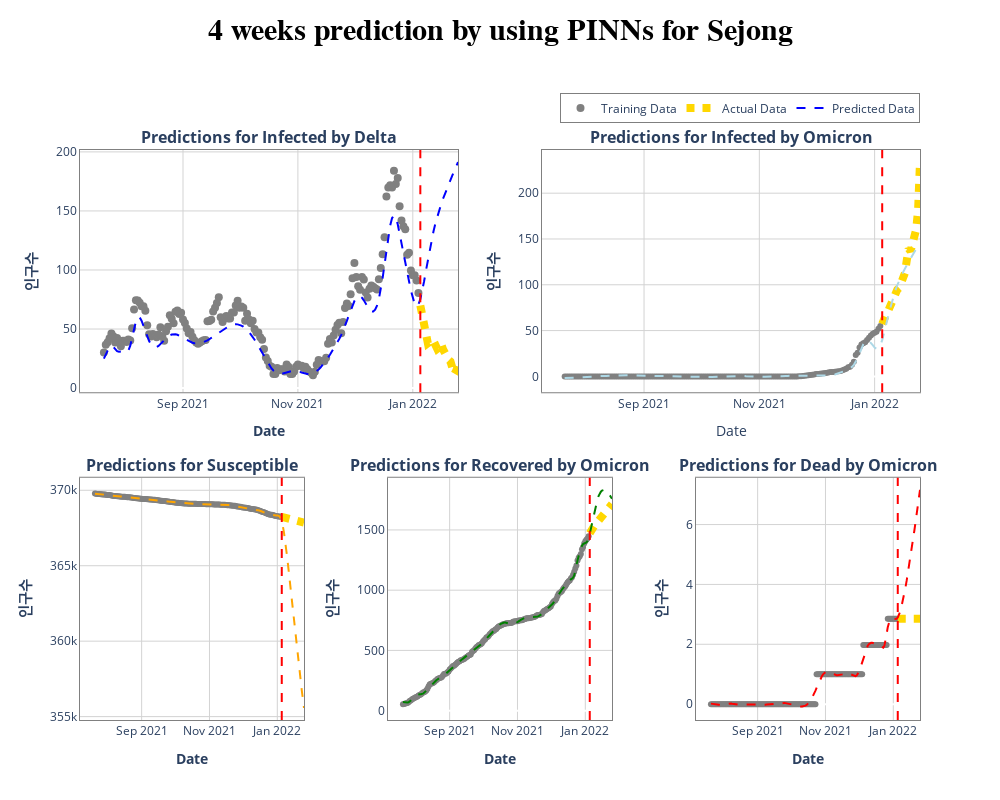

Write notebook code for a chart like this one.
### Code cell
city = '세종'
dinn = pd.read_csv(f'csv/DINN2_{eng[city]}.csv', index_col=0)
dinn['Recovered'] = dinn['R1_pred'] + dinn['R2_pred']
dinn['Dead'] = dinn['D1_pred'] + dinn['D2_pred']
actual = pd.read_csv(f'../data/Variants/SIR/delta_omicron/{city}_delta_omicron.csv', 
                     usecols=['Susceptible','Delta_Infected','Delta_Recovered','Delta_Dead',
                              'Omicron_Infected','Omicron_Recovered','Omicron_Dead','stdDay'],
                     index_col=0)
actual['Recovered'] = actual['Delta_Recovered'] + actual['Omicron_Recovered']
actual['Dead'] = actual['Delta_Dead'] + actual['Omicron_Dead']
actual = actual.loc[dinn.index].copy()

fig = make_subplots(rows=2, cols=6,
                    horizontal_spacing = 0.1, vertical_spacing=0.15,
                    specs=[[{"type": "scatter", 'colspan': 3}, None, None, {"type": "scatter", 'colspan': 3}, None, None, ],
                           [{"type": "scatter", 'colspan': 2}, None, {"type": "scatter", 'colspan': 2}, None, {"type": "scatter", 'colspan': 2}, None]],
                    subplot_titles=('<b>Predictions for Infected by Delta</b>','<b>Predictions for Infected by Omicron</b>',
                                    '<b>Predictions for Susceptible</b>','<b>Predictions for Recovered by Omicron</b>','<b>Predictions for Dead by Omicron</b>')
                    )     


Ds = 168
####################################################################################
fig.add_trace(go.Scatter(x=dinn.index, y=actual['Delta_Infected'][:Ds], mode='markers', name='Training Data',
                        marker=dict(color='gray', size=8)), row=1, col=1)
fig.add_trace(go.Scatter(x=dinn.index[Ds:], y=actual['Delta_Infected'][Ds:], mode='lines', name='Actual Data',
                        line=dict(color='gold', width=8, dash='dot')), row=1, col=1)
fig.add_trace(go.Scatter(x=dinn.index, y=dinn['I1_pred'], mode='lines', name='Predicted Data',
                        line=dict(color='blue', width=2, dash='dash')), row=1, col=1)
fig.add_vline(x=dinn.index[Ds], line_width=2, line_dash="dash", line_color="red", row=1, col=1)
####################################################################################
fig.add_trace(go.Scatter(x=dinn.index, y=actual['Omicron_Infected'][:Ds], mode='markers', showlegend=False,
                        marker=dict(color='gray', size=6)), row=1, col=4)
fig.add_trace(go.Scatter(x=dinn.index[Ds:], y=actual['Omicron_Infected'][Ds:], mode='lines', showlegend=False,
                        line=dict(color='gold', width=8, dash='dot')), row=1, col=4)
fig.add_trace(go.Scatter(x=dinn.index, y=dinn['I2_pred'], mode='lines', showlegend=False,
                        line=dict(color='lightblue', width=2, dash='dash')), row=1, col=4)
fig.add_vline(x=dinn.index[Ds], line_width=2, line_dash="dash", line_color="red", row=1, col=4)
####################################################################################
fig.add_trace(go.Scatter(x=dinn.index, y=actual['Susceptible'][:Ds], mode='markers', showlegend=False,
                        marker=dict(color='gray', size=6)), row=2, col=1)
fig.add_trace(go.Scatter(x=dinn.index[Ds:], y=actual['Susceptible'][Ds:], mode='lines', showlegend=False,
                        line=dict(color='gold', width=8, dash='dot')), row=2, col=1)
fig.add_trace(go.Scatter(x=dinn.index, y=dinn['S_pred'], mode='lines', showlegend=False,
                        line=dict(color='orange', width=2, dash='dash')), row=2, col=1)
fig.add_vline(x=dinn.index[Ds], line_width=2, line_dash="dash", line_color="red", row=2, col=1)
####################################################################################
fig.add_trace(go.Scatter(x=dinn.index, y=actual['Recovered'][:Ds], mode='markers', showlegend=False,
                        marker=dict(color='gray', size=6)), row=2, col=3)
fig.add_trace(go.Scatter(x=dinn.index[Ds:], y=actual['Recovered'][Ds:], mode='lines', showlegend=False,
                        line=dict(color='gold', width=8, dash='dot')), row=2, col=3)
fig.add_trace(go.Scatter(x=dinn.index, y=dinn['Recovered'], mode='lines', showlegend=False,
                        line=dict(color='green', width=2, dash='dash')), row=2, col=3)
fig.add_vline(x=dinn.index[Ds], line_width=2, line_dash="dash", line_color="red", row=2, col=3)
####################################################################################
fig.add_trace(go.Scatter(x=dinn.index, y=actual['Dead'][:Ds], mode='markers', showlegend=False,
                        marker=dict(color='gray', size=6)), row=2, col=5)
fig.add_trace(go.Scatter(x=dinn.index[Ds:], y=actual['Dead'][Ds:], mode='lines', showlegend=False,
                        line=dict(color='gold', width=8, dash='dot')), row=2, col=5)
fig.add_trace(go.Scatter(x=dinn.index, y=dinn['Dead'], mode='lines', showlegend=False,
                        line=dict(color='red', width=2, dash='dash')), row=2, col=5)
fig.add_vline(x=dinn.index[Ds], line_width=2, line_dash="dash", line_color="red", row=2, col=5)
####################################################################################

fig.update_layout(
    height=800, 
    width=1000, 
    margin_t=150,
    
    xaxis1_title = '<b>Date</b>',
    yaxis1_title = '<b>인구수</b>',
    xaxis2_title = 'Date',
    yaxis2_title = '<b>인구수</b>',
    xaxis3_title = '<b>Date</b>',
    yaxis3_title = '<b>인구수</b>',
    xaxis4_title = '<b>Date</b>',
    yaxis4_title = '<b>인구수</b>',
    xaxis5_title = '<b>Date</b>',
    yaxis5_title = '<b>인구수</b>',
    plot_bgcolor ='white', # 차트 안쪽 배경색
    title=dict(text=f'<b>4 weeks prediction by using PINNs for {eng[city]}</b>',
               xanchor='center', yanchor='bottom', 
               x=0.5, y=0.95,
               font=dict(
                family="Arial",
                size=30,
                color="#000000"
                )),
    legend=dict(orientation ='h',
                xanchor='right', x=1, y=1.1,
                bordercolor="Black",
                borderwidth=0.5)
)
fig.update_xaxes(linecolor='gray', gridcolor='lightgray',mirror=True)
fig.update_yaxes(linecolor='gray', gridcolor='lightgray',mirror=True)
fig.show()
# fig.write_image('./images/')

### Figure 1 — Plotly figure (JSON) as saved in the notebook; plotly's stock layout.template omitted (floating-point values rounded to 4 significant figures; data arrays with more than 128 entries replaced by an {"elided": "..."} marker saying what was removed)
{"data": [{"marker": {"color": "gray", "size": 8}, "mode": "markers", "name": "Training Data", "type": "scatter", "x": {"elided": "189 str values"}, "xaxis": "x", "y": {"elided": "168 float values"}, "yaxis": "y"}, {"line": {"color": "gold", "dash": "dot", "width": 8}, "mode": "lines", "name": "Actual Data", "type": "scatter", "x": ["2022-01-05", "2022-01-06", "2022-01-07", "2022-01-08", "2022-01-09", "2022-01-10", "2022-01-11", "2022-01-12", "2022-01-13", "2022-01-14", "2022-01-15", "2022-01-16", "2022-01-17", "2022-01-18", "2022-01-19", "2022-01-20", "2022-01-21", "2022-01-22", "2022-01-23", "2022-01-24", "2022-01-25"], "xaxis": "x", "y": [69.98, 59.75, 51.24, 42.76, 38, 39.2, 41.2, 40, 35.6, 33.2, 34.4, 37.6, 33, 28.9, 25.9, 24, 22.5, 17.7, 11.7, 14.4, 19], "yaxis": "y"}, {"line": {"color": "blue", "dash": "dash", "width": 2}, "mode": "lines", "name": "Predicted Data", "type": "scatter", "x": {"elided": "189 str values"}, "xaxis": "x", "y": {"elided": "189 float values"}, "yaxis": "y"}, {"marker": {"color": "gray", "size": 6}, "mode": "markers", "showlegend": false, "type": "scatter", "x": {"elided": "189 str values"}, "xaxis": "x2", "y": {"elided": "168 float values"}, "yaxis": "y2"}, {"line": {"color": "gold", "dash": "dot", "width": 8}, "mode": "lines", "showlegend": false, "type": "scatter", "x": ["2022-01-05", "2022-01-06", "2022-01-07", "2022-01-08", "2022-01-09", "2022-01-10", "2022-01-11", "2022-01-12", "2022-01-13", "2022-01-14", "2022-01-15", "2022-01-16", "2022-01-17", "2022-01-18", "2022-01-19", "2022-01-20", "2022-01-21", "2022-01-22", "2022-01-23", "2022-01-24", "2022-01-25"], "xaxis": "x2", "y": [57.14, 64.71, 67.16, 70.79, 76.55, 82.65, 89.19, 94.02, 94.65, 96.56, 102.8, 113.4, 112.7, 126.6, 139.6, 136.8, 143.5, 147.0, 160.5, 182.1, 233.9], "yaxis": "y2"}, {"line": {"color": "lightblue", "dash": "dash", "width": 2}, "mode": "lines", "showlegend": false, "type": "scatter", "x": {"elided": "189 str values"}, "xaxis": "x2", "y": {"elided": "189 float values"}, "yaxis": "y2"}, {"marker": {"color": "gray", "size": 6}, "mode": "markers", "showlegend": false, "type": "scatter", "x": {"elided": "189 str values"}, "xaxis": "x3", "y": {"elided": "168 int values"}, "yaxis": "y3"}, {"line": {"color": "gold", "dash": "dot", "width": 8}, "mode": "lines", "showlegend": false, "type": "scatter", "x": ["2022-01-05", "2022-01-06", "2022-01-07", "2022-01-08", "2022-01-09", "2022-01-10", "2022-01-11", "2022-01-12", "2022-01-13", "2022-01-14", "2022-01-15", "2022-01-16", "2022-01-17", "2022-01-18", "2022-01-19", "2022-01-20", "2022-01-21", "2022-01-22", "2022-01-23", "2022-01-24", "2022-01-25"], "xaxis": "x3", "y": [368231, 368213, 368199, 368187, 368174, 368161, 368145, 368131, 368124, 368116, 368101, 368080, 368074, 368051, 368025, 368016, 367999, 367987, 367963, 367930, 367861], "yaxis": "y3"}, {"line": {"color": "orange", "dash": "dash", "width": 2}, "mode": "lines", "showlegend": false, "type": "scatter", "x": {"elided": "189 str values"}, "xaxis": "x3", "y": {"elided": "189 float values"}, "yaxis": "y3"}, {"marker": {"color": "gray", "size": 6}, "mode": "markers", "showlegend": false, "type": "scatter", "x": {"elided": "189 str values"}, "xaxis": "x4", "y": {"elided": "168 float values"}, "yaxis": "y4"}, {"line": {"color": "gold", "dash": "dot", "width": 8}, "mode": "lines", "showlegend": false, "type": "scatter", "x": ["2022-01-05", "2022-01-06", "2022-01-07", "2022-01-08", "2022-01-09", "2022-01-10", "2022-01-11", "2022-01-12", "2022-01-13", "2022-01-14", "2022-01-15", "2022-01-16", "2022-01-17", "2022-01-18", "2022-01-19", "2022-01-20", "2022-01-21", "2022-01-22", "2022-01-23", "2022-01-24", "2022-01-25"], "xaxis": "x4", "y": [1473.0, 1493.0, 1513.0, 1530.0, 1542.0, 1548.0, 1555.0, 1566.0, 1576.0, 1585.0, 1592.0, 1600.0, 1611.0, 1624.0, 1640.0, 1653.0, 1665.0, 1678.0, 1694.0, 1703.0, 1715.0], "yaxis": "y4"}, {"line": {"color": "green", "dash": "dash", "width": 2}, "mode": "lines", "showlegend": false, "type": "scatter", "x": {"elided": "189 str values"}, "xaxis": "x4", "y": {"elided": "189 float values"}, "yaxis": "y4"}, {"marker": {"color": "gray", "size": 6}, "mode": "markers", "showlegend": false, "type": "scatter", "x": {"elided": "189 str values"}, "xaxis": "x5", "y": {"elided": "168 float values"}, "yaxis": "y5"}, {"line": {"color": "gold", "dash": "dot", "width": 8}, "mode": "lines", "showlegend": false, "type": "scatter", "x": ["2022-01-05", "2022-01-06", "2022-01-07", "2022-01-08", "2022-01-09", "2022-01-10", "2022-01-11", "2022-01-12", "2022-01-13", "2022-01-14", "2022-01-15", "2022-01-16", "2022-01-17", "2022-01-18", "2022-01-19", "2022-01-20", "2022-01-21", "2022-01-22", "2022-01-23", "2022-01-24", "2022-01-25"], "xaxis": "x5", "y": [2.85, 2.85, 2.85, 2.85, 2.85, 2.85, 2.85, 2.85, 2.85, 2.85, 2.85, 2.85, 2.85, 2.85, 2.85, 2.85, 2.85, 2.85, 2.85, 2.85, 2.85], "yaxis": "y5"}, {"line": {"color": "red", "dash": "dash", "width": 2}, "mode": "lines", "showlegend": false, "type": "scatter", "x": {"elided": "189 str values"}, "xaxis": "x5", "y": {"elided": "189 float values"}, "yaxis": "y5"}], "layout": {"annotations": [{"font": {"size": 16}, "showarrow": false, "text": "<b>Predictions for Infected by Delta</b>", "x": 0.225, "xanchor": "center", "xref": "paper", "y": 1, "yanchor": "bottom", "yref": "paper"}, {"font": {"size": 16}, "showarrow": false, "text": "<b>Predictions for Infected by Omicron</b>", "x": 0.775, "xanchor": "center", "xref": "paper", "y": 1, "yanchor": "bottom", "yref": "paper"}, {"font": {"size": 16}, "showarrow": false, "text": "<b>Predictions for Susceptible</b>", "x": 0.1333, "xanchor": "center", "xref": "paper", "y": 0.425, "yanchor": "bottom", "yref": "paper"}, {"font": {"size": 16}, "showarrow": false, "text": "<b>Predictions for Recovered by Omicron</b>", "x": 0.5, "xanchor": "center", "xref": "paper", "y": 0.425, "yanchor": "bottom", "yref": "paper"}, {"font": {"size": 16}, "showarrow": false, "text": "<b>Predictions for Dead by Omicron</b>", "x": 0.8667, "xanchor": "center", "xref": "paper", "y": 0.425, "yanchor": "bottom", "yref": "paper"}], "height": 800, "legend": {"bordercolor": "Black", "borderwidth": 0.5, "orientation": "h", "x": 1, "xanchor": "right", "y": 1.1}, "margin": {"t": 150}, "plot_bgcolor": "white", "shapes": [{"line": {"color": "red", "dash": "dash", "width": 2}, "type": "line", "x0": "2022-01-05", "x1": "2022-01-05", "xref": "x", "y0": 0, "y1": 1, "yref": "y domain"}, {"line": {"color": "red", "dash": "dash", "width": 2}, "type": "line", "x0": "2022-01-05", "x1": "2022-01-05", "xref": "x2", "y0": 0, "y1": 1, "yref": "y2 domain"}, {"line": {"color": "red", "dash": "dash", "width": 2}, "type": "line", "x0": "2022-01-05", "x1": "2022-01-05", "xref": "x3", "y0": 0, "y1": 1, "yref": "y3 domain"}, {"line": {"color": "red", "dash": "dash", "width": 2}, "type": "line", "x0": "2022-01-05", "x1": "2022-01-05", "xref": "x4", "y0": 0, "y1": 1, "yref": "y4 domain"}, {"line": {"color": "red", "dash": "dash", "width": 2}, "type": "line", "x0": "2022-01-05", "x1": "2022-01-05", "xref": "x5", "y0": 0, "y1": 1, "yref": "y5 domain"}], "title": {"font": {"color": "#000000", "family": "Arial", "size": 30}, "text": "<b>4 weeks prediction by using PINNs for Sejong</b>", "x": 0.5, "xanchor": "center", "y": 0.95, "yanchor": "bottom"}, "width": 1000, "xaxis": {"anchor": "y", "domain": [0, 0.45], "gridcolor": "lightgray", "linecolor": "gray", "mirror": true, "title": {"text": "<b>Date</b>"}}, "xaxis2": {"anchor": "y2", "domain": [0.55, 1], "gridcolor": "lightgray", "linecolor": "gray", "mirror": true, "title": {"text": "Date"}}, "xaxis3": {"anchor": "y3", "domain": [0, 0.2667], "gridcolor": "lightgray", "linecolor": "gray", "mirror": true, "title": {"text": "<b>Date</b>"}}, "xaxis4": {"anchor": "y4", "domain": [0.3667, 0.6333], "gridcolor": "lightgray", "linecolor": "gray", "mirror": true, "title": {"text": "<b>Date</b>"}}, "xaxis5": {"anchor": "y5", "domain": [0.7333, 1], "gridcolor": "lightgray", "linecolor": "gray", "mirror": true, "title": {"text": "<b>Date</b>"}}, "yaxis": {"anchor": "x", "domain": [0.575, 1], "gridcolor": "lightgray", "linecolor": "gray", "mirror": true, "title": {"text": "<b>인구수</b>"}}, "yaxis2": {"anchor": "x2", "domain": [0.575, 1], "gridcolor": "lightgray", "linecolor": "gray", "mirror": true, "title": {"text": "<b>인구수</b>"}}, "yaxis3": {"anchor": "x3", "domain": [0, 0.425], "gridcolor": "lightgray", "linecolor": "gray", "mirror": true, "title": {"text": "<b>인구수</b>"}}, "yaxis4": {"anchor": "x4", "domain": [0, 0.425], "gridcolor": "lightgray", "linecolor": "gray", "mirror": true, "title": {"text": "<b>인구수</b>"}}, "yaxis5": {"anchor": "x5", "domain": [0, 0.425], "gridcolor": "lightgray", "linecolor": "gray", "mirror": true, "title": {"text": "<b>인구수</b>"}}}}
